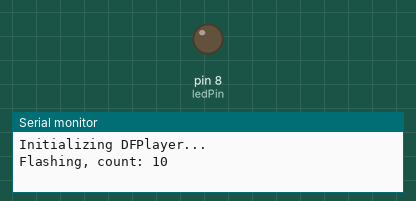
This sketch was run on a simulated Arduino Uno, built with avr-gcc and run on an emulated ATmega328P. Parts: output pins drawn as LEDs (lit = HIGH), the last lines printed to the serial monitor. Random numbers use the default seed unless the sketch sets one.

Above: at 0.45 s.
At 25.47 s:
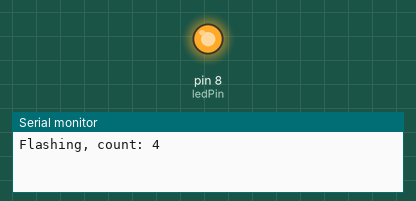
Timing chart, 0 to 40.0 s (numbered marks = the images above):
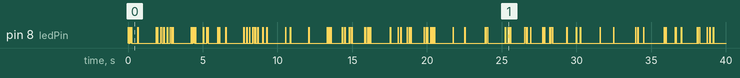

The sketch:

Lightning2.ino.ino
```cpp
#include "Arduino.h"
#include "SoftwareSerial.h"


int ledPin = 8;    // LEDs (via MOSFET) connected to pin 9

void setup()
{

  pinMode(ledPin, OUTPUT);

  Serial.begin(115200);
  Serial.println(F("Initializing DFPlayer..."));

}

void loop()
{
  int flashCount = random (3, 15);        // Min. and max. number of flashes each loop
  int flashBrightnessMin =  10;           // LED flash min. brightness (0-255)
  int flashBrightnessMax =  255;          // LED flash max. brightness (0-255)

  int flashDurationMin = 1;               // Min. duration of each seperate flash
  int flashDurationMax = 50;              // Max. duration of each seperate flash

  int nextFlashDelayMin = 1;              // Min, delay between each flash and the next
  int nextFlashDelayMax = 150;            // Max, delay between each flash and the next

  int loopDelay = random (500, 1000);   // Min. and max. delay between each loop

  Serial.println();
  Serial.print(F("Flashing, count: "));
  Serial.println( flashCount );

  for (int flash = 0 ; flash <= flashCount; flash += 1) { // Flashing LED strip in a loop, random count

    analogWrite(ledPin, random (flashBrightnessMin, flashBrightnessMax)); // Turn LED strip on, random brightness
    delay(random(flashDurationMin, flashDurationMax)); // Keep it tured on, random duration

    analogWrite(ledPin, 0); // Turn the LED strip off
    delay(random(nextFlashDelayMin, nextFlashDelayMax)); // Random delay before next flash
  }

  Serial.print(F("Pausing before playing thunder sound, milliseconds: "));
  Serial.print(F("Pausing before next loop, milliseconds: "));
  Serial.println(loopDelay);
  delay(loopDelay);

}
```
